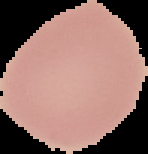
#> input picture cell_images/Uninfected/C108P69ThinF_IMG_20150924_225004_cell_8.png, 148 x 154 px; its folder holds 4 pictures in this run
$ jupyter execute --allow-errors student.ipynb   (older library calls are emulated)
#> lines starting #> are read from the running program, lines starting #| are printed output that depends on the picture
## Final Project Submission

Please fill out:
* Student name: John Ross Valderama
* Student pace: part-time
* Scheduled project review date/time: 4/15/19 12:30pm
* Instructor name: Jeff Herman
* Blog post URL:

# Malaria Image Classification
For this project I will be making a classification model to identify cells with or without malaria.

**Parasite**

**Uninfected**

# Import libraries

To import the dataset we'll use the following libraries:
1. Image from Pillow
2. Pandas
3. Numpy

[cell 1]
import matplotlib.pyplot as plt
import seaborn as sns
import pandas as pd
import numpy as np
from PIL import Image
import glob
import os

## What is Pillow?

Pillow is an image loading and manipulation library.

#> (a cell that did not finish here is left out)

#> (a cell that did not finish here is left out)

# Image manipulation

Pillow can do a number of image manipulations. For instance:

[cell 4]
# image cropping
# the order is the following: (left, upper, right, bottom)
print('cropped image:')
#> (the rest of this cell did not finish here and is left out)

# EDA
## How are images read?

Images are read as an array of numbers ranging from color intesity. By adding colors the array becomes a 3D array with a depth of 3 representing the 3 main color channels: Red, Green, and Blue.

#> (a cell that did not finish here is left out)

As stated by the shape of the array, our image has a width of 163, a height of 142, and a depth of 3. The colors are stored in the 3 column of the array and we can see the different image take on the different colors using 'matplotlib' and the 'cmap' parameters.

[cell 6]
print(f'Image with red tint:')
#> (the rest of this cell did not finish here and is left out)

We can see what colors dominate an image by plotting a KDE plot. Colors that appear more to the right means that the image dominated more by that color and colors that appear on the left means that image has less of an impact on the image.

KDE plots need to be 1-dimensional. In order to do that we will use the .flatten() method from numpy.

#> (a cell that did not finish here is left out)

The densities are all the same, probably because it's meshing all the colors into one array. We'll try to separate the colors to see if that will change the densities.

#> (a cell that did not finish here is left out)

This is a good start we can see the ranges of each color, each starts at -100, but end at different levels. Red ends close to 400, green ends above 300, and blue ends at over 250. We can gain a better insight when we put each color into the same KDE plot.

[cell 9]
# create a dictionary for the colors
channels = {0:'red', 1:'green', 2:'blue'}
#> channels = {0: 'red', 1: 'green', 2: 'blue'}
#> (the rest of this cell did not finish here and is left out)

So far we've been experimenting with a cell that is infected with malaria, let's swtich gears and move onto a cell that is healthy.

#> (a cell that did not finish here is left out)

Now let's see what the KDE plot looks like for a healthy cell

#> (a cell that did not finish here is left out)

Looking at the KDE it looks like the color range of a healthy cell is less than that of an infected cell. That is probably due to the red infected area as seen on the lower right corner of the infected area.

# Converting to greyscale

[cell 12]
from skimage.color import rgb2grey

#> (a cell that did not finish here is left out)

## KDE Plot for Greyscale

#> (a cell that did not finish here is left out)

# Creating DataFrames

We'll load the directories for the infected cells and healthy cells into separate dataframes then concatenatet them together with a new column called infected to classify each observation whether it's infected by malaria or not.

[cell 15]
healthy = glob.glob('./cell_images/Uninfected/*.png')
healthy = {k:v for k, v in enumerate(healthy)}
#> healthy = 4 items
parasitized = glob.glob('./cell_images/Parasitized/*.png')
parasitized = {k:v for k, v in enumerate(parasitized)}
#> parasitized = 0 items
print(f'Number of healthy images: {len(healthy)}')
#| Number of healthy images: 4
print(f'Number of parasitized images: {len(parasitized)}')
#| Number of parasitized images: 0

[cell 16]
type(healthy)

## Creating labels for images

[cell 17]
df_healthy = pd.DataFrame({'infected':healthy.values()})
#> df_healthy = table of 4 rows and 1 columns
df_infected = pd.DataFrame({'infected':parasitized.values()})
#> df_infected = table of 0 rows and 1 columns

[cell 18]
df_healthy['infected'] = 0
df_infected['infected'] = 1
df = pd.concat([df_healthy, df_infected], ignore_index=True)
#> df = table of 4 rows and 1 columns
df.shape
#> Out = (4, 1)

[cell 19]
df.head()
#> Out = table of 4 rows and 1 columns

[cell 20]
# function for creating the separate dataframes:
def open_image(path):
    '''
    Converts an image into an array.
    ----
    folder_name: folder path
    img_num: index of image to convert (int, slice)
    ----
    returns a multi-dimensional array
    '''

    img = Image.open(path).resize(size=(100, 100))
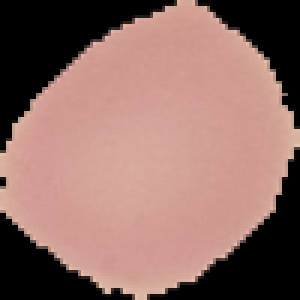
#> img: PIL image 100x100 RGB (shown 3 times larger); mean R, G, B 143.6, 109.1, 101.7
    return np.array(img)

[cell 21]
test_img = open_image(healthy[1])
test_img.shape
#> Out = (100, 100, 3)

# HOGs for Machine Learning

# What is HOG?

HOGs stands for histogram of oriented gradients. What HOGs does is it converts an image than can be inferred by machines by the direction of light that bounces of an object.

HOGs can be imported from sklearn.image as follows:

[cell 22]
from skimage.feature import hog

## Run HOG

[cell 23]
grey_image = rgb2grey(test_img)
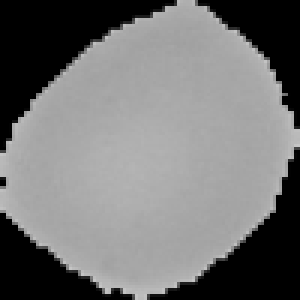
#> grey_image: shape (100, 100) float64 (shown 3 times larger); min 0, max 0.78, mean 0.454

hog_features, hog_image = hog(grey_image, visualize=True, block_norm='L2-Hys', pixels_per_cell=(16, 16))
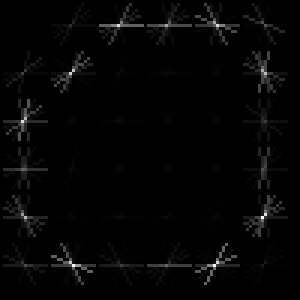
#> hog_image: shape (100, 100) float64 (shown 3 times larger); min 0, max 0.124, mean 0.0024; drawn with min black and max white
#> hog_features = 1296 values, max 0.451 at index 406, min 0 at index 0, mean 0.0696

# show original image
plt.imshow(grey_image, cmap=plt.cm.gray)
plt.title('Original Greyscale')
plt.show()
# show the hog image in greyscale
plt.imshow(hog_image, cmap=plt.cm.gray)
plt.title('HOG Image')
plt.show()
print(hog_features.shape)
#| (1296,)
